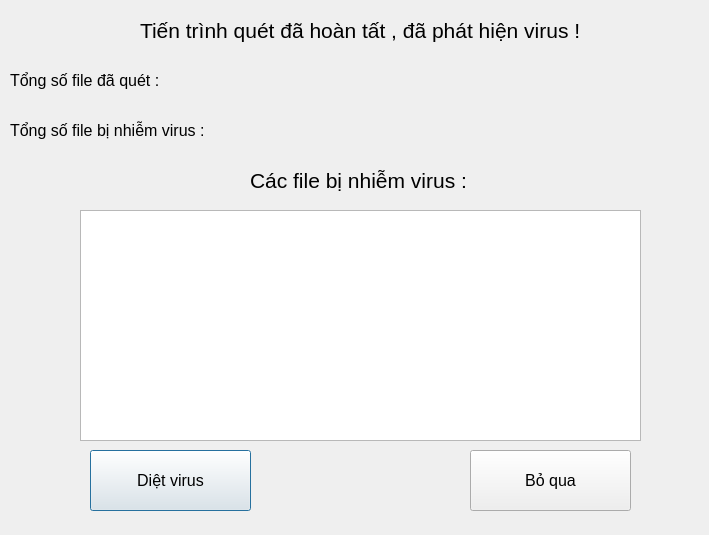
<?xml version="1.0" encoding="UTF-8"?>
<ui version="4.0">
 <class>Dialog</class>
 <widget class="QDialog" name="Dialog">
  <property name="geometry">
   <rect>
    <x>0</x>
    <y>0</y>
    <width>709</width>
    <height>535</height>
   </rect>
  </property>
  <property name="windowTitle">
   <string>Dialog</string>
  </property>
  <widget class="QLabel" name="label">
   <property name="geometry">
    <rect>
     <x>140</x>
     <y>10</y>
     <width>571</width>
     <height>41</height>
    </rect>
   </property>
   <property name="text">
    <string>&lt;html&gt;&lt;head/&gt;&lt;body&gt;&lt;p&gt;&lt;span style=&quot; font-size:16pt;&quot;&gt;Tiến trình quét đã hoàn tất , đã phát hiện virus !&lt;/span&gt;&lt;/p&gt;&lt;/body&gt;&lt;/html&gt;</string>
   </property>
  </widget>
  <widget class="QLabel" name="label_2">
   <property name="geometry">
    <rect>
     <x>10</x>
     <y>60</y>
     <width>191</width>
     <height>41</height>
    </rect>
   </property>
   <property name="text">
    <string>&lt;html&gt;&lt;head/&gt;&lt;body&gt;&lt;p&gt;&lt;span style=&quot; font-size:12pt;&quot;&gt;Tổng số file đã quét :&lt;/span&gt;&lt;/p&gt;&lt;/body&gt;&lt;/html&gt;</string>
   </property>
  </widget>
  <widget class="QLabel" name="label_3">
   <property name="geometry">
    <rect>
     <x>10</x>
     <y>110</y>
     <width>251</width>
     <height>41</height>
    </rect>
   </property>
   <property name="text">
    <string>&lt;html&gt;&lt;head/&gt;&lt;body&gt;&lt;p&gt;&lt;span style=&quot; font-size:12pt;&quot;&gt;Tổng số file bị nhiễm virus :&lt;/span&gt;&lt;/p&gt;&lt;/body&gt;&lt;/html&gt;</string>
   </property>
  </widget>
  <widget class="QLabel" name="total_file_scanned">
   <property name="geometry">
    <rect>
     <x>210</x>
     <y>60</y>
     <width>491</width>
     <height>41</height>
    </rect>
   </property>
   <property name="font">
    <font>
     <pointsize>12</pointsize>
    </font>
   </property>
   <property name="text">
    <string>&lt;html&gt;&lt;head/&gt;&lt;body&gt;&lt;p&gt;&lt;br/&gt;&lt;/p&gt;&lt;/body&gt;&lt;/html&gt;</string>
   </property>
  </widget>
  <widget class="QLabel" name="total_virus_detected">
   <property name="geometry">
    <rect>
     <x>270</x>
     <y>110</y>
     <width>431</width>
     <height>41</height>
    </rect>
   </property>
   <property name="font">
    <font>
     <pointsize>12</pointsize>
    </font>
   </property>
   <property name="text">
    <string>&lt;html&gt;&lt;head/&gt;&lt;body&gt;&lt;p&gt;&lt;br/&gt;&lt;/p&gt;&lt;/body&gt;&lt;/html&gt;</string>
   </property>
  </widget>
  <widget class="QLabel" name="label_4">
   <property name="geometry">
    <rect>
     <x>250</x>
     <y>160</y>
     <width>281</width>
     <height>41</height>
    </rect>
   </property>
   <property name="text">
    <string>&lt;html&gt;&lt;head/&gt;&lt;body&gt;&lt;p&gt;&lt;span style=&quot; font-size:16pt;&quot;&gt;Các file bị nhiễm virus :&lt;/span&gt;&lt;/p&gt;&lt;/body&gt;&lt;/html&gt;</string>
   </property>
  </widget>
  <widget class="QListWidget" name="list_virus">
   <property name="geometry">
    <rect>
     <x>80</x>
     <y>210</y>
     <width>561</width>
     <height>231</height>
    </rect>
   </property>
  </widget>
  <widget class="QPushButton" name="delete_virus_button">
   <property name="geometry">
    <rect>
     <x>90</x>
     <y>450</y>
     <width>161</width>
     <height>61</height>
    </rect>
   </property>
   <property name="font">
    <font>
     <pointsize>12</pointsize>
    </font>
   </property>
   <property name="text">
    <string>Diệt virus</string>
   </property>
  </widget>
  <widget class="QPushButton" name="skip_button">
   <property name="geometry">
    <rect>
     <x>470</x>
     <y>450</y>
     <width>161</width>
     <height>61</height>
    </rect>
   </property>
   <property name="font">
    <font>
     <pointsize>12</pointsize>
    </font>
   </property>
   <property name="text">
    <string>Bỏ qua</string>
   </property>
  </widget>
 </widget>
 <resources/>
 <connections/>
</ui>
